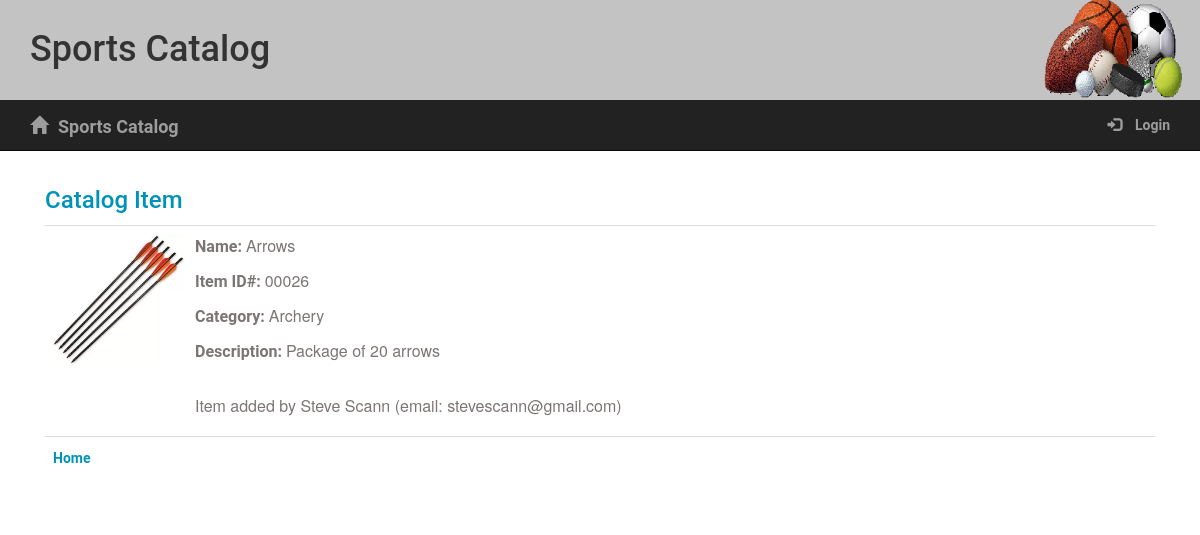
Page /catalog/Archery/Arrows/ on the committed database.
### models.py (models this page shows, shortened)
class CatalogItem(Base):
    __tablename__ = 'catalogitem'
    __table_args__ = (
        Index('itemIndex', 'name', 'category_id', unique=True),
    )
    id = Column(Integer, primary_key=True)
    name = Column(String(250), nullable=False)
    desc = Column(String(250), nullable=False)
    image = Column(String(250), nullable=False)
    category_id = Column(ForeignKey('category.id'))
    category = relationship(Category, backref='items') # backref added for JSON endpoint
    user_id = Column(Integer, nullable=False)

class Category(Base):
    __tablename__ = 'category'
    name = Column(String(250), nullable=False, unique=True)
    id = Column(Integer, primary_key=True)
    user_id = Column(Integer, nullable=False)

class User(Base):
    __tablename__ = 'user'
    id = Column(Integer, primary_key=True)
    name = Column(String(250), nullable=False)
    email = Column(String(250), nullable=False)
    picture = Column(String(250))

### app.py (the view)
@app.route('/catalog/<string:category_name>/<string:item_name>/')
def showItem(category_name, item_name):
    category = session.query(Category).filter_by(name=category_name).one()
    item = session.query(
        CatalogItem).filter_by(name=item_name, category_id=category.id).one()
    try:
        itemuser = session.query(User).filter_by(id=item.user_id).one()
    except:
        itemuser = None
    return render_template('item.html', category_name=category_name,
                           item=item, itemuser=itemuser)

### templates/item.html (shortened to what this page needs)
{% extends "main.html" %}
{% block content %}
    <div class="col-sm-12">
		<h2>Catalog Item</h2>
		<table class="table">
			<tbody><tr><td>
		<div class="media">
			<div class="media-left">
				<img class="media-object" src="{{ url_for('send_image', filename=item.image) }}" style="width: 132px; height: 132px;">
			</div>
			<div class="media-body">
				<p><Strong>Name: </Strong>{{item.name}}</p>
				<p><Strong>Item ID#: </Strong>{{'{:0>5d}'.format(item.id)}}</p>
				<p><Strong>Category: </Strong>{{category_name}}</p>
				<p><Strong>Description: </Strong>{{item.desc}}</p>
				<br>
				{% if itemuser %}
					<p>Item added by {{itemuser.name}} (email: {{itemuser.email}})</p>
				{% endif %}
			</div>
			</td></tr>
			<tr><td>
			{%if 'username' not in session %}
				<p><a href="{{url_for('showCategories')}}">Home</a>
			{% endif %}
			</td></tr>
		</tbody></table>
		</div>
	</div>
{% endblock %}

### static/styles.css (style rules this page uses)
* { font-family: "Helvetica Neue Bold", Roboto, Helvetica, Arial, sans-serif; font-weight: 700; }
h2 { font-size: 24px; color: #0093B9; line-height: 29px; }
p { font-family: "Helvetica Neue", Roboto, Helvetica, Arial, sans-serif; font-size: 16px; color: #7B7573; line-height: 24px; font-weight: 400; }
strong { font-size: 16px; color: #7B7573; line-height: 24px; }
a { font-size: 14px; color: #0093B9; line-height: 17px; }

### rows in the picture
CatalogItem: image (picture), name "Arrows", id "00026", desc "Package of 20 arrows"
Category: name "Archery"
User: name "Steve Scann", email "stevescann@gmail.com"
